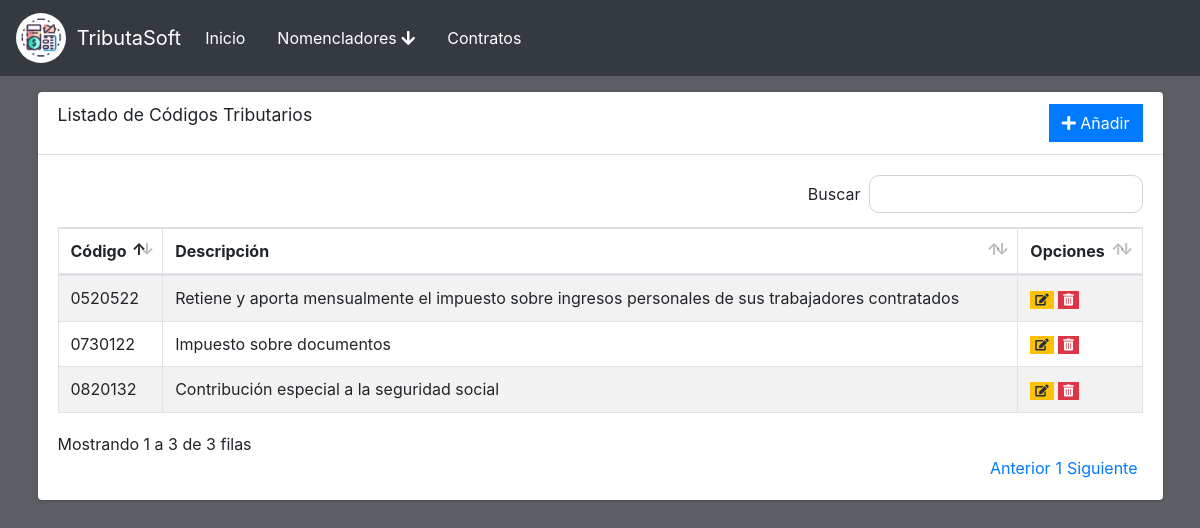
Screenshot of /codigo with the database file from the repository.
### main.py (models this page shows)
class CodigoSimple(db.Model):
    id = db.Column(db.Integer, primary_key=True, autoincrement=True)
    codigo = db.Column(db.String(50), nullable=False)
    descripcion = db.Column(db.String(200), nullable=False)
    porcentaje = db.Column(db.Float, nullable=True)
    fecha_pago = db.Column(db.String(200), nullable=False)

class CodigoPagoSalarial(db.Model):
    id = db.Column(db.Integer, primary_key=True, autoincrement=True)
    codigo = db.Column(db.String(50), nullable=False)
    descripcion = db.Column(db.String(200), nullable=False)
    monto_excento = db.Column(db.Float, nullable=False)
    monto_pago1 = db.Column(db.Float, nullable=False)
    porcentaje1 = db.Column(db.Float, nullable=False)
    monto_pago2 = db.Column(db.Float, nullable=False)
    porcentaje2 = db.Column(db.Float, nullable=False)
    monto_pago3 = db.Column(db.Float, nullable=False)
    porcentaje3 = db.Column(db.Float, nullable=False)
    monto_pago4 = db.Column(db.Float, nullable=False)
    porcentaje4 = db.Column(db.Float, nullable=False)
    monto_pago5 = db.Column(db.Float, nullable=False)
    porcentaje5 = db.Column(db.Float, nullable=False)
    monto_pago6 = db.Column(db.Float, nullable=False)
    porcentaje6 = db.Column(db.Float, nullable=False)
    fecha_pago = db.Column(db.String(200), nullable=False)

### main.py (the view)
@app.route('/codigo')
def cod_base():
    c_simple = db.session.query(CodigoSimple).all()
    c_pagoSalario = db.session.query(CodigoPagoSalarial).all()
    c_pagoMora = db.session.query(CodigoPagoMora).all()
    list = []
    for i in c_simple:
        list.append((i.id,i.codigo,i.descripcion,'simple'))
    for i in c_pagoSalario:
        list.append((i.id,i.codigo,i.descripcion,'salario'))
    for i in c_pagoMora:
        list.append((i.id,i.codigo,i.descripcion,'mora'))
    return render_template('cod_base.html',list=list)

### templates/cod_base.html (shortened to what this page needs)
{% extends 'base.html' %}
{% block content %}
<div class="content">
    <div class="container">
        <div class="card">
            <div class="card-header">
              <h3 class="card-title">Listado de C&oacute;digos Tributarios</h3>
              <div class="float-right">
                <a href="{{ url_for('cod_add') }}" class="btn btn-primary btn-flat">
                    <i class="fas fa-plus"></i> A&ntilde;adir
                </a>
                    </div>
            </div>
            <div class="card-body">
                <table id="example1" class="table table-bordered table-striped">
                  <thead>
                  <tr>
                    <th>C&oacute;digo</th>
                    <th>Descripci&oacute;n</th>
                    <th>Opciones</th>
                  </tr>
                  </thead>
                  <tbody>
                    {% for i in list %}
                    <tr>
                      <td>{{i[1]}}</td>
                      <td>{{i[2]}}</td>
                      <td>
                        {% if i[3] == 'simple' %}
                        <a href="{{ url_for('cod_edit', tipo='simple',id=i[0]) }}" class="btn btn-warning btn-xs btn-flat"><i class="fas fa-edit"></i></a>
                        <a href="{{ url_for('delete_cod', tipo='simple',id=i[0]) }}" class="btn btn-danger btn-xs btn-flat"><i class="fas fa-trash-alt"></i></a>
                        {% elif i[3] == 'salario' %}
                        <a href="{{ url_for('cod_edit', tipo='salario',id=i[0]) }}" class="btn btn-warning btn-xs btn-flat"><i class="fas fa-edit"></i></a>
                        <a href="{{ url_for('delete_cod', tipo='salario',id=i[0]) }}" class="btn btn-danger btn-xs btn-flat"><i class="fas fa-trash-alt"></i></a>
                        {% elif i[3] == 'mora' %}
                        <a href="{{ url_for('cod_edit', tipo='mora',id=i[0]) }}" class="btn btn-warning btn-xs btn-flat"><i class="fas fa-edit"></i></a>
                        <a href="{{ url_for('delete_cod', tipo='mora',id=i[0]) }}" class="btn btn-danger btn-xs btn-flat"><i class="fas fa-trash-alt"></i></a>
                        {% endif %}
                      </td>
                    </tr>
                    {% endfor %}
                    </tbody>
                </table>
            </div>
        </div>
    </div>
</div>
{% endblock %}

### templates/base.html (style rules this page uses)
html, body { background-color: rgb(91, 94, 98); }

### rows the page displays
CodigoSimple: codigo "0730122", descripcion "Impuesto sobre documentos"
CodigoSimple: codigo "0820132", descripcion "Contribución especial a la seguridad social"
CodigoPagoSalarial: codigo "0520522", descripcion "Retiene y aporta mensualmente el impuesto sobre ingresos personales de sus trabajadores contratados"
